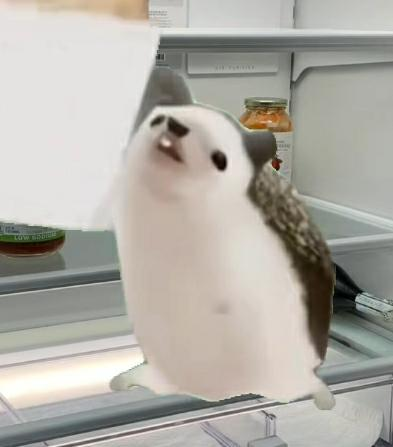
#> input picture hedgehog-thing.png, 393 x 447 px
$ python greyscale.py
#> lines starting #> are read from the running program, lines starting #| are printed output that depends on the picture
import cv2

image = cv2.imread("hedgehog-thing.png")
#> image is the input picture: shape (447, 393, 3); mean B, G, R 165.5, 173.1, 176.1
cv2.imshow("hedgehog thing", image)

gray_image = cv2.cvtColor(image,cv2.COLOR_BGR2GRAY)
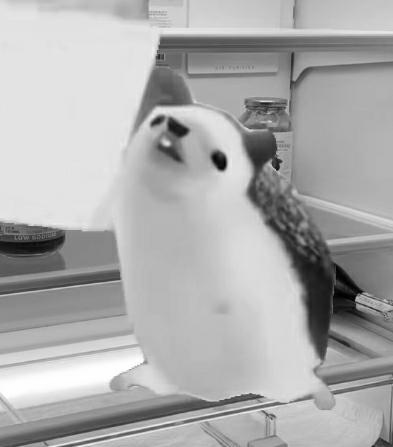
#> gray_image: shape (447, 393); min 1, max 255, mean 173.1

cv2.imshow("grayscale", gray_image)
cv2.waitKey(0)
cv2.destroyAllWindows()
